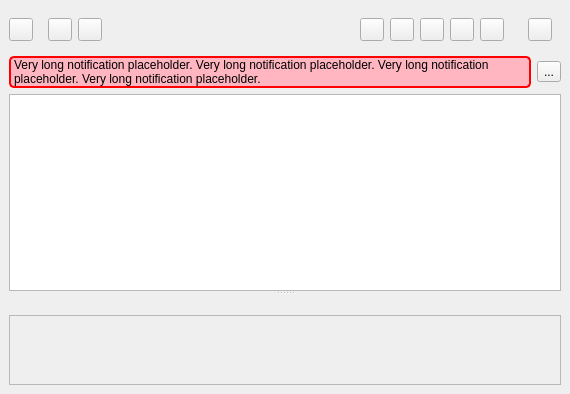
<?xml version="1.0" encoding="UTF-8"?>
<ui version="4.0">
 <class>Library</class>
 <widget class="QDockWidget" name="Library">
  <property name="geometry">
   <rect>
    <x>0</x>
    <y>0</y>
    <width>570</width>
    <height>394</height>
   </rect>
  </property>
  <property name="windowTitle">
   <string>Form</string>
  </property>
  <widget class="QWidget" name="dockWidgetContents">
   <layout class="QHBoxLayout" name="horizontalLayout_2">
    <item>
     <widget class="QSplitter" name="splitter">
      <property name="orientation">
       <enum>Qt::Orientation::Vertical</enum>
      </property>
      <widget class="QWidget" name="verticalWidget_2" native="true">
       <layout class="QVBoxLayout" name="verticalLayout_3">
        <item>
         <layout class="QHBoxLayout" name="horizontalLayout">
          <item>
           <widget class="QToolButton" name="buttonEditMode">
            <property name="enabled">
             <bool>true</bool>
            </property>
            <property name="text">
             <string notr="true"/>
            </property>
           </widget>
          </item>
          <item>
           <widget class="QWidget" name="buttonsEditMode" native="true">
            <layout class="QHBoxLayout" name="layoutEditMode">
             <item>
              <widget class="QToolButton" name="buttonAdd">
               <property name="text">
                <string notr="true"/>
               </property>
               <property name="icon">
                <iconset resource="../icons.qrc">
                 <normaloff>:/icons/bx-plus-circle.svg</normaloff>:/icons/bx-plus-circle.svg</iconset>
               </property>
              </widget>
             </item>
             <item>
              <widget class="QToolButton" name="buttonDelete">
               <property name="text">
                <string notr="true"/>
               </property>
              </widget>
             </item>
             <item>
              <spacer name="horizontalSpacer">
               <property name="orientation">
                <enum>Qt::Orientation::Horizontal</enum>
               </property>
               <property name="sizeHint" stdset="0">
                <size>
                 <width>40</width>
                 <height>20</height>
                </size>
               </property>
              </spacer>
             </item>
             <item>
              <widget class="QToolButton" name="buttonRename">
               <property name="text">
                <string notr="true"/>
               </property>
              </widget>
             </item>
             <item>
              <widget class="QToolButton" name="buttonSetIcon">
               <property name="text">
                <string notr="true"/>
               </property>
               <property name="icon">
                <iconset resource="../icons.qrc">
                 <normaloff>:/icons/bx-image.svg</normaloff>:/icons/bx-image.svg</iconset>
               </property>
              </widget>
             </item>
             <item>
              <widget class="QToolButton" name="buttonLinkTo">
               <property name="text">
                <string notr="true"/>
               </property>
              </widget>
             </item>
             <item>
              <widget class="QToolButton" name="buttonLinkReset"/>
             </item>
             <item>
              <widget class="QToolButton" name="buttonComment">
               <property name="text">
                <string notr="true"/>
               </property>
              </widget>
             </item>
            </layout>
           </widget>
          </item>
          <item>
           <widget class="QWidget" name="buttonsNormalMode" native="true">
            <layout class="QHBoxLayout" name="horizontalLayout_5">
             <item>
              <widget class="QToolButton" name="buttonToggleActive">
               <property name="text">
                <string notr="true"/>
               </property>
               <property name="checkable">
                <bool>true</bool>
               </property>
               <property name="checked">
                <bool>false</bool>
               </property>
              </widget>
             </item>
            </layout>
           </widget>
          </item>
         </layout>
        </item>
        <item>
         <layout class="QHBoxLayout" name="horizontalLayout_3">
          <item>
           <widget class="QLabel" name="labelTreeNotification">
            <property name="styleSheet">
             <string notr="true">background-color: lightPink;
border: 2px solid red;
border-radius: 5px;</string>
            </property>
            <property name="text">
             <string notr="true">Very long notification placeholder. Very long notification placeholder. Very long notification placeholder. Very long notification placeholder. </string>
            </property>
            <property name="wordWrap">
             <bool>true</bool>
            </property>
           </widget>
          </item>
          <item>
           <widget class="QToolButton" name="buttonTreeNotificationCancel">
            <property name="toolTip">
             <string>Cancel</string>
            </property>
            <property name="text">
             <string notr="true">...</string>
            </property>
            <property name="icon">
             <iconset theme="QIcon::ThemeIcon::WindowClose"/>
            </property>
           </widget>
          </item>
         </layout>
        </item>
        <item>
         <widget class="TagLibrary::TreeView" name="treeTags">
          <property name="contextMenuPolicy">
           <enum>Qt::ContextMenuPolicy::CustomContextMenu</enum>
          </property>
          <property name="acceptDrops">
           <bool>true</bool>
          </property>
          <property name="editTriggers">
           <set>QAbstractItemView::EditTrigger::EditKeyPressed</set>
          </property>
          <property name="dragEnabled">
           <bool>true</bool>
          </property>
          <property name="dragDropMode">
           <enum>QAbstractItemView::DragDropMode::DragDrop</enum>
          </property>
          <property name="defaultDropAction">
           <enum>Qt::DropAction::MoveAction</enum>
          </property>
          <property name="indentation">
           <number>10</number>
          </property>
          <property name="rootIsDecorated">
           <bool>true</bool>
          </property>
          <property name="uniformRowHeights">
           <bool>true</bool>
          </property>
          <property name="expandsOnDoubleClick">
           <bool>false</bool>
          </property>
         </widget>
        </item>
       </layout>
      </widget>
      <widget class="QWidget" name="verticalWidget" native="true">
       <layout class="QVBoxLayout" name="verticalLayout_2">
        <item>
         <widget class="QLabel" name="labelDescriptionTitle">
          <property name="text">
           <string notr="true"/>
          </property>
          <property name="wordWrap">
           <bool>true</bool>
          </property>
          <property name="textInteractionFlags">
           <set>Qt::TextInteractionFlag::LinksAccessibleByKeyboard|Qt::TextInteractionFlag::LinksAccessibleByMouse|Qt::TextInteractionFlag::TextBrowserInteraction|Qt::TextInteractionFlag::TextSelectableByKeyboard|Qt::TextInteractionFlag::TextSelectableByMouse</set>
          </property>
         </widget>
        </item>
        <item>
         <widget class="QScrollArea" name="scrollArea">
          <property name="horizontalScrollBarPolicy">
           <enum>Qt::ScrollBarPolicy::ScrollBarAlwaysOff</enum>
          </property>
          <property name="widgetResizable">
           <bool>true</bool>
          </property>
          <widget class="QWidget" name="scrollAreaWidgetContents">
           <property name="geometry">
            <rect>
             <x>0</x>
             <y>0</y>
             <width>542</width>
             <height>83</height>
            </rect>
           </property>
           <layout class="QHBoxLayout" name="horizontalLayout_4">
            <item>
             <widget class="QLabel" name="labelDescriptionText">
              <property name="text">
               <string notr="true"/>
              </property>
              <property name="alignment">
               <set>Qt::AlignmentFlag::AlignLeading|Qt::AlignmentFlag::AlignLeft|Qt::AlignmentFlag::AlignTop</set>
              </property>
              <property name="wordWrap">
               <bool>true</bool>
              </property>
              <property name="textInteractionFlags">
               <set>Qt::TextInteractionFlag::LinksAccessibleByKeyboard|Qt::TextInteractionFlag::LinksAccessibleByMouse|Qt::TextInteractionFlag::TextBrowserInteraction|Qt::TextInteractionFlag::TextSelectableByKeyboard|Qt::TextInteractionFlag::TextSelectableByMouse</set>
              </property>
             </widget>
            </item>
           </layout>
          </widget>
         </widget>
        </item>
       </layout>
      </widget>
     </widget>
    </item>
   </layout>
   <action name="actionToggleEditMode">
    <property name="checkable">
     <bool>true</bool>
    </property>
    <property name="icon">
     <iconset resource="../icons.qrc">
      <normaloff>:/icons/bx-edit.svg</normaloff>:/icons/bx-edit.svg</iconset>
    </property>
    <property name="text">
     <string>Edit tree</string>
    </property>
    <property name="toolTip">
     <string>Edit tree</string>
    </property>
    <property name="menuRole">
     <enum>QAction::MenuRole::NoRole</enum>
    </property>
   </action>
   <action name="actionToggleActive">
    <property name="checkable">
     <bool>true</bool>
    </property>
    <property name="icon">
     <iconset resource="../icons.qrc">
      <normaloff>:/icons/bx-toggle-left.svg</normaloff>
      <normalon>:/icons/bx-toggle-right.svg</normalon>:/icons/bx-toggle-left.svg</iconset>
    </property>
    <property name="text">
     <string>Toggle active</string>
    </property>
    <property name="toolTip">
     <string>De/activate this tag</string>
    </property>
    <property name="menuRole">
     <enum>QAction::MenuRole::NoRole</enum>
    </property>
   </action>
   <action name="actionLinkTo">
    <property name="icon">
     <iconset resource="../icons.qrc">
      <normaloff>:/icons/bx-link.svg</normaloff>:/icons/bx-link.svg</iconset>
    </property>
    <property name="text">
     <string>Link to</string>
    </property>
    <property name="toolTip">
     <string>Link to another element</string>
    </property>
    <property name="menuRole">
     <enum>QAction::MenuRole::NoRole</enum>
    </property>
   </action>
   <action name="actionRename">
    <property name="icon">
     <iconset resource="../icons.qrc">
      <normaloff>:/icons/bx-rename.svg</normaloff>:/icons/bx-rename.svg</iconset>
    </property>
    <property name="text">
     <string>Rename</string>
    </property>
    <property name="toolTip">
     <string>Rename element</string>
    </property>
    <property name="menuRole">
     <enum>QAction::MenuRole::NoRole</enum>
    </property>
   </action>
   <action name="actionDelete">
    <property name="icon">
     <iconset theme="QIcon::ThemeIcon::EditDelete"/>
    </property>
    <property name="text">
     <string>Delete</string>
    </property>
    <property name="toolTip">
     <string>Delete element</string>
    </property>
    <property name="menuRole">
     <enum>QAction::MenuRole::NoRole</enum>
    </property>
   </action>
   <action name="actionCreateCollection">
    <property name="icon">
     <iconset resource="../icons.qrc">
      <normaloff>:/icons/bx-book-add.svg</normaloff>:/icons/bx-book-add.svg</iconset>
    </property>
    <property name="text">
     <string>New collection</string>
    </property>
    <property name="toolTip">
     <string>Create a new collection</string>
    </property>
    <property name="menuRole">
     <enum>QAction::MenuRole::NoRole</enum>
    </property>
   </action>
   <action name="actionCreateObject">
    <property name="icon">
     <iconset resource="../icons.qrc">
      <normaloff>:/icons/bx-cube.svg</normaloff>:/icons/bx-cube.svg</iconset>
    </property>
    <property name="text">
     <string>New object</string>
    </property>
    <property name="toolTip">
     <string>Create a new object</string>
    </property>
    <property name="menuRole">
     <enum>QAction::MenuRole::NoRole</enum>
    </property>
   </action>
   <action name="actionCreateLink">
    <property name="icon">
     <iconset resource="../icons.qrc">
      <normaloff>:/icons/bx-link.svg</normaloff>:/icons/bx-link.svg</iconset>
    </property>
    <property name="text">
     <string>New link</string>
    </property>
    <property name="toolTip">
     <string>Create a new link</string>
    </property>
    <property name="menuRole">
     <enum>QAction::MenuRole::NoRole</enum>
    </property>
   </action>
   <action name="actionLinkReset">
    <property name="icon">
     <iconset resource="../icons.qrc">
      <normaloff>:/icons/bx-unlink.svg</normaloff>:/icons/bx-unlink.svg</iconset>
    </property>
    <property name="text">
     <string>Unlink</string>
    </property>
    <property name="toolTip">
     <string>Unlink this link</string>
    </property>
    <property name="menuRole">
     <enum>QAction::MenuRole::NoRole</enum>
    </property>
   </action>
   <action name="actionComment">
    <property name="icon">
     <iconset resource="../icons.qrc">
      <normaloff>:/icons/bx-comment-edit.svg</normaloff>:/icons/bx-comment-edit.svg</iconset>
    </property>
    <property name="text">
     <string>Set comment</string>
    </property>
    <property name="toolTip">
     <string>Set comment for the item</string>
    </property>
    <property name="menuRole">
     <enum>QAction::MenuRole::NoRole</enum>
    </property>
   </action>
  </widget>
 </widget>
 <customwidgets>
  <customwidget>
   <class>TagLibrary::TreeView</class>
   <extends>QTreeView</extends>
   <header>TagLibrary/TreeView.hpp</header>
  </customwidget>
 </customwidgets>
 <resources>
  <include location="../icons.qrc"/>
 </resources>
 <connections/>
</ui>
